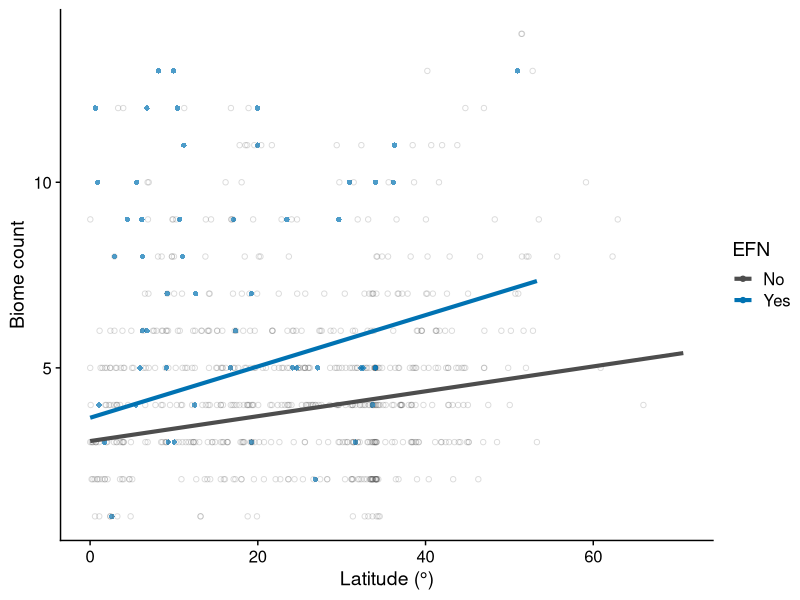
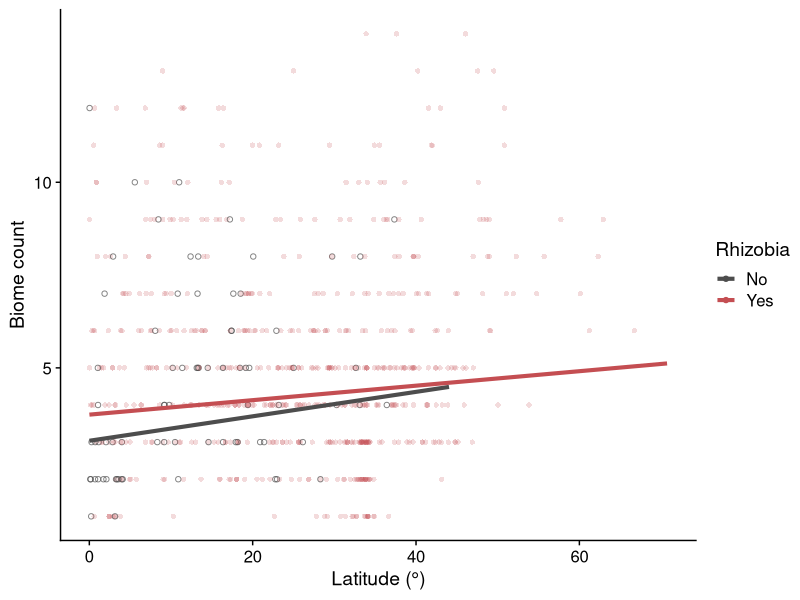
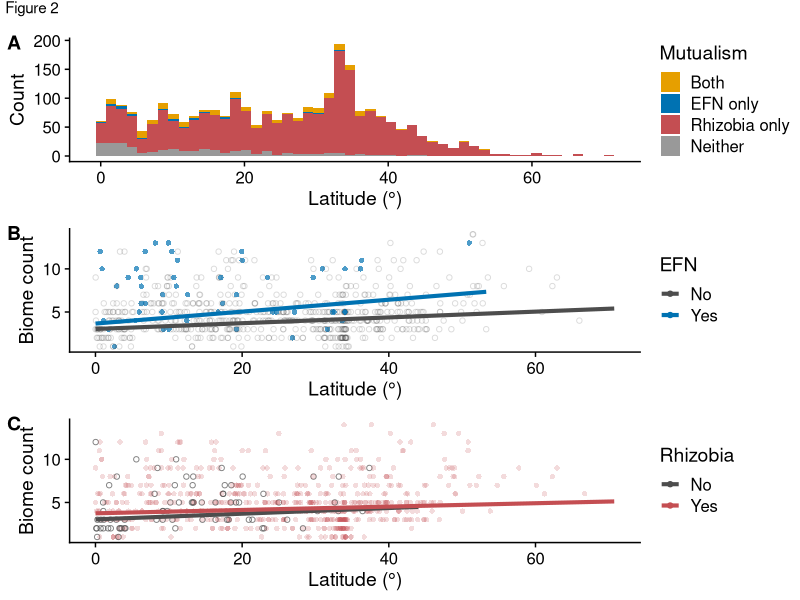

Here is the R script that generated these plots, in order: (Note: this script raises an error after producing the figures.)
#Packages
library(tidyverse)
library(cowplot)
library(here)
library(ggeffects)

#Read in data
data <- read.csv("data/pgls_species_data.csv")

#Make sure factors are factors
data$EFN <- as.factor(data$EFN)
data$fixer <- as.factor(data$fixer)
data$abs_med_lat <- as.numeric(data$abs_med_lat)

#Read in model predictions from script 08
EFN_biome_means <- read.csv(here("tables/biome_EFN_predictions.csv"))
fixer_biome_means <- read.csv(here("tables/biome_fixer_predictions.csv"))

#Set seed for reproducibility
set.seed(10)

#Make sure group is a factor
EFN_biome_means$group <- as.factor(EFN_biome_means$group)

#Calculate max latitude for each group
max_noEFN <- max(data[data$EFN == 0, "abs_med_lat"])
max_EFN <- max(data[data$EFN == 1, "abs_med_lat"])

#Make figure
p1 <- ggplot()+
  geom_point(data=data %>% slice_sample(prop = 0.25), aes(x=abs_med_lat, y=num_biome, color=EFN, alpha=EFN, shape=EFN), size=1.5)+
  theme_cowplot()+
  scale_alpha_manual(values=c(0.2, 0.7), guide="none")+
  scale_shape_manual(values = c("1" = 16, "0"   = 1), guide="none")+
  scale_colour_manual(values=c("#4D4D4D", "#0072B2"), labels=c("No", "Yes"))+
  ylab("Biome count")+
  xlab("Latitude (\u00B0)")+
  geom_line(data=EFN_biome_means %>% filter(!(group=="0" & x>max_noEFN)) %>% filter(!(group=="1" & x > max_EFN)), aes(x=x, y=predicted, colour=group), linewidth=1.4)
p1

#Make sure group is a factor
fixer_biome_means$group <- as.factor(fixer_biome_means$group)

#Calculate max latitude for each group
max_nofixer <- max(data[data$fixer == 0, "abs_med_lat"])
max_fixer <- max(data[data$fixer == 1, "abs_med_lat"])

#Make figure
p2 <- ggplot()+
  geom_point(data=data %>% slice_sample(prop = 0.25), aes(x=abs_med_lat, y=num_biome, color=fixer, alpha=fixer, shape=fixer), size=1.5)+
  theme_cowplot()+
  scale_alpha_manual(values=c(0.7, 0.2), guide="none")+
  scale_shape_manual(values = c("1" = 16, "0"   = 1), guide="none")+
  scale_colour_manual(values=c("#4D4D4D", "#C44E52"), labels=c("No", "Yes"))+
  ylab("Biome count")+
  xlab("Latitude (\u00B0)")+
  labs(colour="Rhizobia")+
  geom_line(data=fixer_biome_means %>% filter(!(group=="0" & x>max_nofixer)) %>% filter(!(group=="1" & x > max_fixer)), aes(x=x, y=predicted, colour=group), linewidth=1.4)
p2

# Make histogram showing distribution of species by latitude and mutualism ----
data$Mutualism<-ifelse(data$EFN=="1" & data$fixer=="0", "EFN",
                       ifelse(data$EFN=="0" & data$fixer=="1", "rhizobia",
                              ifelse(data$EFN=="1" & data$fixer=="1", "both", "none")))

#Make figure
p3 <-data %>% 
  mutate(Mutualism=fct_relevel(Mutualism, "both", "EFN", "rhizobia", "none")) %>% 
  ggplot(aes(x=abs_med_lat))+
  geom_histogram(aes(fill=Mutualism), color = NA, bins=50)+
  theme_cowplot()+
  xlab("Latitude (\u00B0)")+
  ylab("Count")+
  scale_fill_manual(values=c("#E69F00", "#0072B2", "#C44E52", "#999999"), labels=c("Both", "EFN only", "Rhizobia only", "Neither"))


#Make multi-panel plot
p4_raw <- cowplot::plot_grid(p3, p1, p2, nrow=3, align = "v", axis = "lr", labels=c("AUTO"))
p4_spaced <- plot_grid(NULL, p4_raw, ncol = 1, rel_heights = c(0.05, 1))
p4 <- ggdraw(p4_spaced) + 
  draw_figure_label(label = "Figure 2", position = "top.left")
p4

#Save final Figure 2
save_plot("figures/Figure2.pdf", p4, base_height = 8, base_width = 6, dpi=600)
